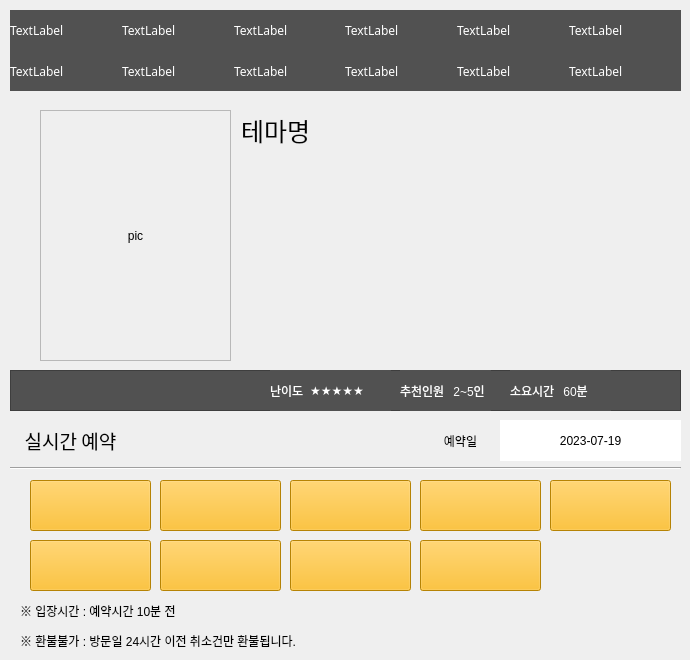
      <widget class="QWidget" name="page_reservation">
       <widget class="QFrame" name="frame_2">
        <property name="geometry">
         <rect>
          <x>40</x>
          <y>110</y>
          <width>191</width>
          <height>251</height>
         </rect>
        </property>
        <property name="frameShape">
         <enum>QFrame::StyledPanel</enum>
        </property>
        <property name="frameShadow">
         <enum>QFrame::Raised</enum>
        </property>
        <widget class="QLabel" name="label_37">
         <property name="geometry">
          <rect>
           <x>0</x>
           <y>0</y>
           <width>191</width>
           <height>251</height>
          </rect>
         </property>
         <property name="text">
          <string>pic</string>
         </property>
         <property name="alignment">
          <set>Qt::AlignCenter</set>
         </property>
        </widget>
       </widget>
       <widget class="QFrame" name="frame_6">
        <property name="geometry">
         <rect>
          <x>10</x>
          <y>370</y>
          <width>671</width>
          <height>41</height>
         </rect>
        </property>
        <property name="styleSheet">
         <string notr="true">background-color: rgb(81, 81, 81);</string>
        </property>
        <property name="frameShape">
         <enum>QFrame::StyledPanel</enum>
        </property>
        <property name="frameShadow">
         <enum>QFrame::Raised</enum>
        </property>
        <widget class="QLabel" name="label_18">
         <property name="geometry">
          <rect>
           <x>260</x>
           <y>0</y>
           <width>41</width>
           <height>41</height>
          </rect>
         </property>
         <property name="styleSheet">
          <string notr="true">color:white;</string>
         </property>
         <property name="text">
          <string>난이도</string>
         </property>
        </widget>
        <widget class="QLabel" name="label_19">
         <property name="geometry">
          <rect>
           <x>390</x>
           <y>0</y>
           <width>51</width>
           <height>41</height>
          </rect>
         </property>
         <property name="styleSheet">
          <string notr="true">color:white;</string>
         </property>
         <property name="text">
          <string>추천인원</string>
         </property>
        </widget>
        <widget class="QLabel" name="label_20">
         <property name="geometry">
          <rect>
           <x>500</x>
           <y>0</y>
           <width>51</width>
           <height>41</height>
          </rect>
         </property>
         <property name="styleSheet">
          <string notr="true">color:white;</string>
         </property>
         <property name="text">
          <string>소요시간</string>
         </property>
        </widget>
        <widget class="QLabel" name="lb_theme_lv">
         <property name="geometry">
          <rect>
           <x>300</x>
           <y>0</y>
           <width>81</width>
           <height>41</height>
          </rect>
         </property>
         <property name="styleSheet">
          <string notr="true">color:white;</string>
         </property>
         <property name="text">
          <string>★★★★★</string>
         </property>
        </widget>
        <widget class="QLabel" name="lb_theme_num">
         <property name="geometry">
          <rect>
           <x>440</x>
           <y>0</y>
           <width>41</width>
           <height>41</height>
          </rect>
         </property>
         <property name="styleSheet">
          <string notr="true">color:white;</string>
         </property>
         <property name="text">
          <string> 2~5인</string>
         </property>
        </widget>
        <widget class="QLabel" name="lb_theme_time">
         <property name="geometry">
          <rect>
           <x>550</x>
           <y>0</y>
           <width>51</width>
           <height>41</height>
          </rect>
         </property>
         <property name="styleSheet">
          <string notr="true">color:white;</string>
         </property>
         <property name="text">
          <string> 60분</string>
         </property>
        </widget>
       </widget>
       <widget class="QLabel" name="label_21">
        <property name="geometry">
         <rect>
          <x>430</x>
          <y>420</y>
          <width>61</width>
          <height>41</height>
         </rect>
        </property>
        <property name="text">
         <string>예약일</string>
        </property>
        <property name="alignment">
         <set>Qt::AlignCenter</set>
        </property>
       </widget>
       <widget class="QLabel" name="label_22">
        <property name="geometry">
         <rect>
          <x>10</x>
          <y>420</y>
          <width>121</width>
          <height>41</height>
         </rect>
        </property>
        <property name="font">
         <font>
          <family>EF_수박화체</family>
          <pointsize>14</pointsize>
         </font>
        </property>
        <property name="text">
         <string>실시간 예약</string>
        </property>
        <property name="alignment">
         <set>Qt::AlignCenter</set>
        </property>
       </widget>
       <widget class="Line" name="line_2">
        <property name="geometry">
         <rect>
          <x>10</x>
          <y>460</y>
          <width>671</width>
          <height>16</height>
         </rect>
        </property>
        <property name="orientation">
         <enum>Qt::Horizontal</enum>
        </property>
       </widget>
       <widget class="QPushButton" name="pushButton">
        <property name="geometry">
         <rect>
          <x>30</x>
          <y>480</y>
          <width>121</width>
          <height>51</height>
         </rect>
        </property>
        <property name="styleSheet">
         <string notr="true">QPushButton {
background-color: rgb(255, 184, 5);
color:white;
}
QPushButton:hover {
background-color: rgb(82, 166, 255);
color:white
}</string>
        </property>
        <property name="text">
         <string/>
        </property>
        <property name="flat">
         <bool>false</bool>
        </property>
       </widget>
       <widget class="QPushButton" name="pushButton_2">
        <property name="geometry">
         <rect>
          <x>160</x>
          <y>480</y>
          <width>121</width>
          <height>51</height>
         </rect>
        </property>
        <property name="styleSheet">
         <string notr="true">QPushButton {
background-color: rgb(255, 184, 5);
color:white;
}
QPushButton:hover {
background-color: rgb(82, 166, 255);
color:white
}</string>
        </property>
        <property name="text">
         <string/>
        </property>
        <property name="flat">
         <bool>false</bool>
        </property>
       </widget>
       <widget class="QPushButton" name="pushButton_3">
        <property name="geometry">
         <rect>
          <x>290</x>
          <y>480</y>
          <width>121</width>
          <height>51</height>
         </rect>
        </property>
        <property name="styleSheet">
         <string notr="true">QPushButton {
background-color: rgb(255, 184, 5);
color:white;
}
QPushButton:hover {
background-color: rgb(82, 166, 255);
color:white
}</string>
        </property>
        <property name="text">
         <string/>
        </property>
        <property name="default">
         <bool>false</bool>
        </property>
        <property name="flat">
         <bool>false</bool>
        </property>
       </widget>
       <widget class="QPushButton" name="pushButton_4">
        <property name="geometry">
         <rect>
          <x>420</x>
          <y>480</y>
          <width>121</width>
          <height>51</height>
         </rect>
        </property>
        <property name="styleSheet">
         <string notr="true">QPushButton {
background-color: rgb(255, 184, 5);
color:white;
}
QPushButton:hover {
background-color: rgb(82, 166, 255);
color:white
}</string>
        </property>
        <property name="text">
         <string/>
        </property>
        <property name="flat">
         <bool>false</bool>
        </property>
       </widget>
       <widget class="QPushButton" name="pushButton_5">
        <property name="geometry">
         <rect>
          <x>550</x>
          <y>480</y>
          <width>121</width>
          <height>51</height>
         </rect>
        </property>
        <property name="styleSheet">
         <string notr="true">QPushButton {
background-color: rgb(255, 184, 5);
color:white;
}
QPushButton:hover {
background-color: rgb(82, 166, 255);
color:white
}</string>
        </property>
        <property name="text">
         <string/>
        </property>
        <property name="flat">
         <bool>false</bool>
        </property>
       </widget>
       <widget class="QPushButton" name="pushButton_6">
        <property name="geometry">
         <rect>
          <x>290</x>
          <y>540</y>
          <width>121</width>
          <height>51</height>
         </rect>
        </property>
        <property name="styleSheet">
         <string notr="true">QPushButton {
background-color: rgb(255, 184, 5);
color:white;
}
QPushButton:hover {
background-color: rgb(82, 166, 255);
color:white
}</string>
        </property>
        <property name="text">
         <string/>
        </property>
        <property name="flat">
         <bool>false</bool>
        </property>
       </widget>
       <widget class="QPushButton" name="pushButton_8">
        <property name="geometry">
         <rect>
          <x>160</x>
          <y>540</y>
          <width>121</width>
          <height>51</height>
         </rect>
        </property>
        <property name="styleSheet">
         <string notr="true">QPushButton {
background-color: rgb(255, 184, 5);
color:white;
}
QPushButton:hover {
background-color: rgb(82, 166, 255);
color:white
}</string>
        </property>
        <property name="text">
         <string/>
        </property>
        <property name="flat">
         <bool>false</bool>
        </property>
       </widget>
       <widget class="QPushButton" name="pushButton_9">
        <property name="geometry">
         <rect>
          <x>30</x>
          <y>540</y>
          <width>121</width>
          <height>51</height>
         </rect>
        </property>
        <property name="styleSheet">
         <string notr="true">QPushButton {
background-color: rgb(255, 184, 5);
color:white;
}
QPushButton:hover {
background-color: rgb(82, 166, 255);
color:white
}</string>
        </property>
        <property name="text">
         <string/>
        </property>
        <property name="flat">
         <bool>false</bool>
        </property>
       </widget>
       <widget class="QPushButton" name="pushButton_10">
        <property name="geometry">
         <rect>
          <x>420</x>
          <y>540</y>
          <width>121</width>
          <height>51</height>
         </rect>
        </property>
        <property name="styleSheet">
         <string notr="true">QPushButton {
background-color: rgb(255, 184, 5);
color:white;
}
QPushButton:hover {
background-color: rgb(82, 166, 255);
color:white
}</string>
        </property>
        <property name="text">
         <string/>
        </property>
        <property name="flat">
         <bool>false</bool>
        </property>
       </widget>
       <widget class="QLabel" name="label_23">
        <property name="geometry">
         <rect>
          <x>20</x>
          <y>600</y>
          <width>211</width>
          <height>21</height>
         </rect>
        </property>
        <property name="text">
         <string>※ 입장시간 : 예약시간 10분 전</string>
        </property>
       </widget>
       <widget class="QLabel" name="label_24">
        <property name="geometry">
         <rect>
          <x>20</x>
          <y>630</y>
          <width>311</width>
          <height>21</height>
         </rect>
        </property>
        <property name="text">
         <string>※ 환불불가 : 방문일 24시간 이전 취소건만 환불됩니다.</string>
        </property>
       </widget>
       <widget class="QLabel" name="label_38">
        <property name="geometry">
         <rect>
          <x>500</x>
          <y>420</y>
          <width>181</width>
          <height>41</height>
         </rect>
        </property>
        <property name="styleSheet">
         <string notr="true">background-color: rgb(255, 255, 255);</string>
        </property>
        <property name="text">
         <string>2023-07-19</string>
        </property>
        <property name="alignment">
         <set>Qt::AlignCenter</set>
        </property>
       </widget>
       <widget class="QLabel" name="lb_theme_title">
        <property name="geometry">
         <rect>
          <x>240</x>
          <y>110</y>
          <width>71</width>
          <height>41</height>
         </rect>
        </property>
        <property name="font">
         <font>
          <family>평창체 Regular</family>
          <pointsize>19</pointsize>
         </font>
        </property>
        <property name="text">
         <string>테마명</string>
        </property>
        <property name="alignment">
         <set>Qt::AlignCenter</set>
        </property>
       </widget>
       <widget class="QLabel" name="label_39">
        <property name="geometry">
         <rect>
          <x>240</x>
          <y>140</y>
          <width>431</width>
          <height>221</height>
         </rect>
        </property>
        <property name="font">
         <font>
          <family>평창체 Regular</family>
         </font>
        </property>
        <property name="text">
         <string/>
        </property>
       </widget>
       <widget class="QWidget" name="layoutWidget">
        <property name="geometry">
         <rect>
          <x>10</x>
          <y>10</y>
          <width>671</width>
          <height>81</height>
         </rect>
        </property>
        <layout class="QVBoxLayout" name="verticalLayout_9">
         <property name="spacing">
          <number>0</number>
         </property>
         <item>
          <layout class="QHBoxLayout" name="horizontalLayout">
           <property name="spacing">
            <number>0</number>
           </property>
           <item>
            <widget class="QWidget" name="widget_5" native="true">
             <property name="styleSheet">
              <string notr="true">background-color: rgb(81, 81, 81);
color:white;</string>
             </property>
             <widget class="QLabel" name="label_25">
              <property name="geometry">
               <rect>
                <x>0</x>
                <y>0</y>
                <width>111</width>
                <height>41</height>
               </rect>
              </property>
              <property name="font">
               <font>
                <family>평창체 Regular</family>
               </font>
              </property>
              <property name="text">
               <string>TextLabel</string>
              </property>
             </widget>
            </widget>
           </item>
           <item>
            <widget class="QWidget" name="widget_6" native="true">
             <property name="styleSheet">
              <string notr="true">background-color: rgb(81, 81, 81);
color:white;</string>
             </property>
             <widget class="QLabel" name="label_26">
              <property name="geometry">
               <rect>
                <x>0</x>
                <y>0</y>
                <width>111</width>
                <height>41</height>
               </rect>
              </property>
              <property name="font">
               <font>
                <family>평창체 Regular</family>
               </font>
              </property>
              <property name="text">
               <string>TextLabel</string>
              </property>
             </widget>
            </widget>
           </item>
           <item>
            <widget class="QWidget" name="widget_7" native="true">
             <property name="styleSheet">
              <string notr="true">background-color: rgb(81, 81, 81);
color:white;</string>
             </property>
             <widget class="QLabel" name="label_27">
              <property name="geometry">
               <rect>
                <x>0</x>
                <y>0</y>
                <width>111</width>
                <height>41</height>
               </rect>
              </property>
              <property name="font">
               <font>
                <family>평창체 Regular</family>
               </font>
              </property>
              <property name="text">
               <string>TextLabel</string>
              </property>
             </widget>
            </widget>
           </item>
           <item>
            <widget class="QWidget" name="widget_8" native="true">
             <property name="styleSheet">
              <string notr="true">background-color: rgb(81, 81, 81);
color:white;</string>
             </property>
             <widget class="QLabel" name="label_28">
              <property name="geometry">
               <rect>
                <x>0</x>
                <y>0</y>
                <width>111</width>
                <height>41</height>
               </rect>
              </property>
              <property name="font">
               <font>
                <family>평창체 Regular</family>
               </font>
              </property>
              <property name="text">
               <string>TextLabel</string>
              </property>
             </widget>
            </widget>
           </item>
           <item>
            <widget class="QWidget" name="widget_9" native="true">
             <property name="styleSheet">
              <string notr="true">background-color: rgb(81, 81, 81);
color:white;</string>
             </property>
             <widget class="QLabel" name="label_29">
              <property name="geometry">
               <rect>
                <x>0</x>
                <y>0</y>
                <width>111</width>
                <height>41</height>
               </rect>
              </property>
              <property name="font">
               <font>
                <family>평창체 Regular</family>
               </font>
              </property>
              <property name="text">
               <string>TextLabel</string>
              </property>
             </widget>
            </widget>
           </item>
           <item>
            <widget class="QWidget" name="widget_10" native="true">
             <property name="styleSheet">
              <string notr="true">background-color: rgb(81, 81, 81);
color:white;</string>
             </property>
             <widget class="QLabel" name="label_30">
              <property name="geometry">
               <rect>
                <x>0</x>
                <y>0</y>
                <width>111</width>
                <height>41</height>
               </rect>
              </property>
              <property name="font">
               <font>
                <family>평창체 Regular</family>
               </font>
              </property>
              <property name="text">
               <string>TextLabel</string>
              </property>
             </widget>
            </widget>
           </item>
          </layout>
         </item>
         <item>
          <layout class="QHBoxLayout" name="horizontalLayout_3">
           <property name="spacing">
            <number>0</number>
           </property>
           <item>
            <widget class="QWidget" name="widget_11" native="true">
             <property name="styleSheet">
              <string notr="true">background-color: rgb(81, 81, 81);
color:white;</string>
             </property>
             <widget class="QLabel" name="label_31">
              <property name="geometry">
               <rect>
                <x>0</x>
                <y>0</y>
                <width>111</width>
                <height>41</height>
               </rect>
              </property>
              <property name="font">
               <font>
                <family>평창체 Regular</family>
               </font>
              </property>
              <property name="text">
               <string>TextLabel</string>
              </property>
             </widget>
            </widget>
           </item>
           <item>
            <widget class="QWidget" name="widget_12" native="true">
             <property name="styleSheet">
              <string notr="true">background-color: rgb(81, 81, 81);
color:white;</string>
             </property>
             <widget class="QLabel" name="label_32">
              <property name="geometry">
               <rect>
                <x>0</x>
                <y>0</y>
                <width>111</width>
                <height>41</height>
               </rect>
              </property>
              <property name="font">
               <font>
                <family>평창체 Regular</family>
               </font>
              </property>
              <property name="text">
               <string>TextLabel</string>
              </property>
             </widget>
            </widget>
           </item>
           <item>
            <widget class="QWidget" name="widget_13" native="true">
             <property name="styleSheet">
              <string notr="true">background-color: rgb(81, 81, 81);
color:white;</string>
             </property>
             <widget class="QLabel" name="label_33">
              <property name="geometry">
               <rect>
                <x>0</x>
                <y>0</y>
                <width>111</width>
                <height>41</height>
               </rect>
              </property>
              <property name="font">
               <font>
                <family>평창체 Regular</family>
               </font>
              </property>
              <property name="text">
               <string>TextLabel</string>
              </property>
             </widget>
            </widget>
           </item>
           <item>
            <widget class="QWidget" name="widget_14" native="true">
             <property name="styleSheet">
              <string notr="true">background-color: rgb(81, 81, 81);
color:white;</string>
             </property>
             <widget class="QLabel" name="label_34">
              <property name="geometry">
               <rect>
                <x>0</x>
                <y>0</y>
                <width>111</width>
                <height>41</height>
               </rect>
              </property>
              <property name="font">
               <font>
                <family>평창체 Regular</family>
               </font>
              </property>
              <property name="text">
               <string>TextLabel</string>
              </property>
             </widget>
            </widget>
           </item>
           <item>
            <widget class="QWidget" name="widget_15" native="true">
             <property name="styleSheet">
              <string notr="true">background-color: rgb(81, 81, 81);
color:white;</string>
             </property>
             <widget class="QLabel" name="label_35">
              <property name="geometry">
               <rect>
                <x>0</x>
                <y>0</y>
                <width>111</width>
                <height>41</height>
               </rect>
              </property>
              <property name="font">
               <font>
                <family>평창체 Regular</family>
               </font>
              </property>
              <property name="text">
               <string>TextLabel</string>
              </property>
             </widget>
            </widget>
           </item>
           <item>
            <widget class="QWidget" name="widget_16" native="true">
             <property name="styleSheet">
              <string notr="true">background-color: rgb(81, 81, 81);
color:white;</string>
             </property>
             <widget class="QLabel" name="label_36">
              <property name="geometry">
               <rect>
                <x>0</x>
                <y>0</y>
                <width>111</width>
                <height>41</height>
               </rect>
              </property>
              <property name="font">
               <font>
                <family>평창체 Regular</family>
               </font>
              </property>
              <property name="text">
               <string>TextLabel</string>
              </property>
             </widget>
            </widget>
           </item>
          </layout>
         </item>
        </layout>
       </widget>
      </widget>
